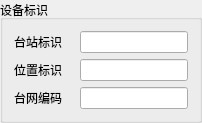
            <widget class="QGroupBox" name="groupBox_10">
             <property name="title">
              <string>设备标识</string>
             </property>
             <layout class="QGridLayout" name="gridLayout_12">
              <item row="0" column="0">
               <layout class="QHBoxLayout" name="horizontalLayout_32">
                <item>
                 <widget class="QLabel" name="label_29">
                  <property name="minimumSize">
                   <size>
                    <width>60</width>
                    <height>0</height>
                   </size>
                  </property>
                  <property name="text">
                   <string>台站标识</string>
                  </property>
                 </widget>
                </item>
                <item>
                 <widget class="QLineEdit" name="lineEdit_station"/>
                </item>
               </layout>
              </item>
              <item row="1" column="0">
               <layout class="QHBoxLayout" name="horizontalLayout_29">
                <item>
                 <widget class="QLabel" name="label_37">
                  <property name="minimumSize">
                   <size>
                    <width>60</width>
                    <height>0</height>
                   </size>
                  </property>
                  <property name="text">
                   <string>位置标识</string>
                  </property>
                 </widget>
                </item>
                <item>
                 <widget class="QLineEdit" name="lineEdit_location"/>
                </item>
               </layout>
              </item>
              <item row="2" column="0">
               <layout class="QHBoxLayout" name="horizontalLayout_24">
                <item>
                 <widget class="QLabel" name="label_38">
                  <property name="minimumSize">
                   <size>
                    <width>60</width>
                    <height>0</height>
                   </size>
                  </property>
                  <property name="text">
                   <string>台网编码</string>
                  </property>
                 </widget>
                </item>
                <item>
                 <widget class="QLineEdit" name="lineEdit_network"/>
                </item>
               </layout>
              </item>
             </layout>
            </widget>
